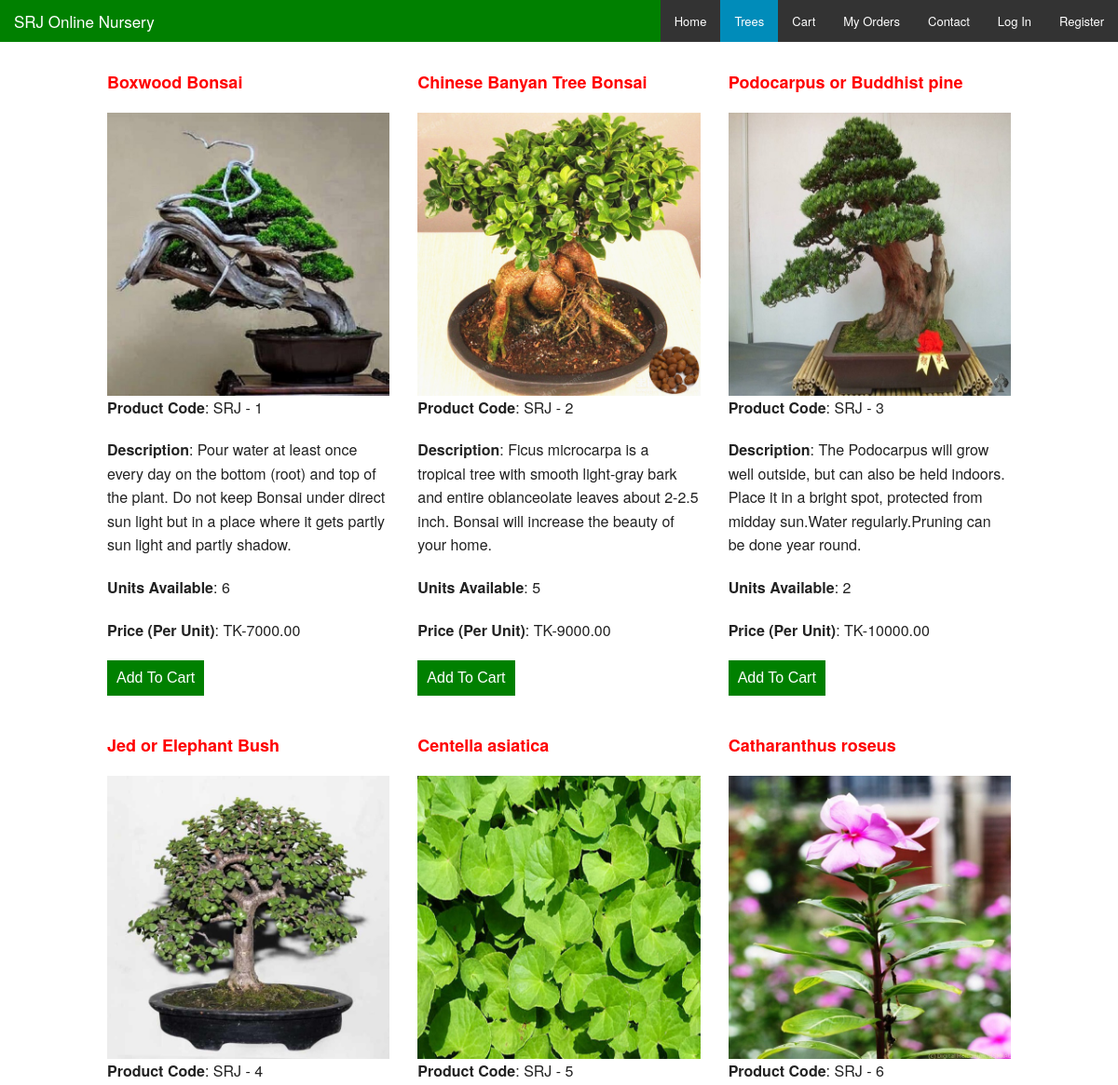
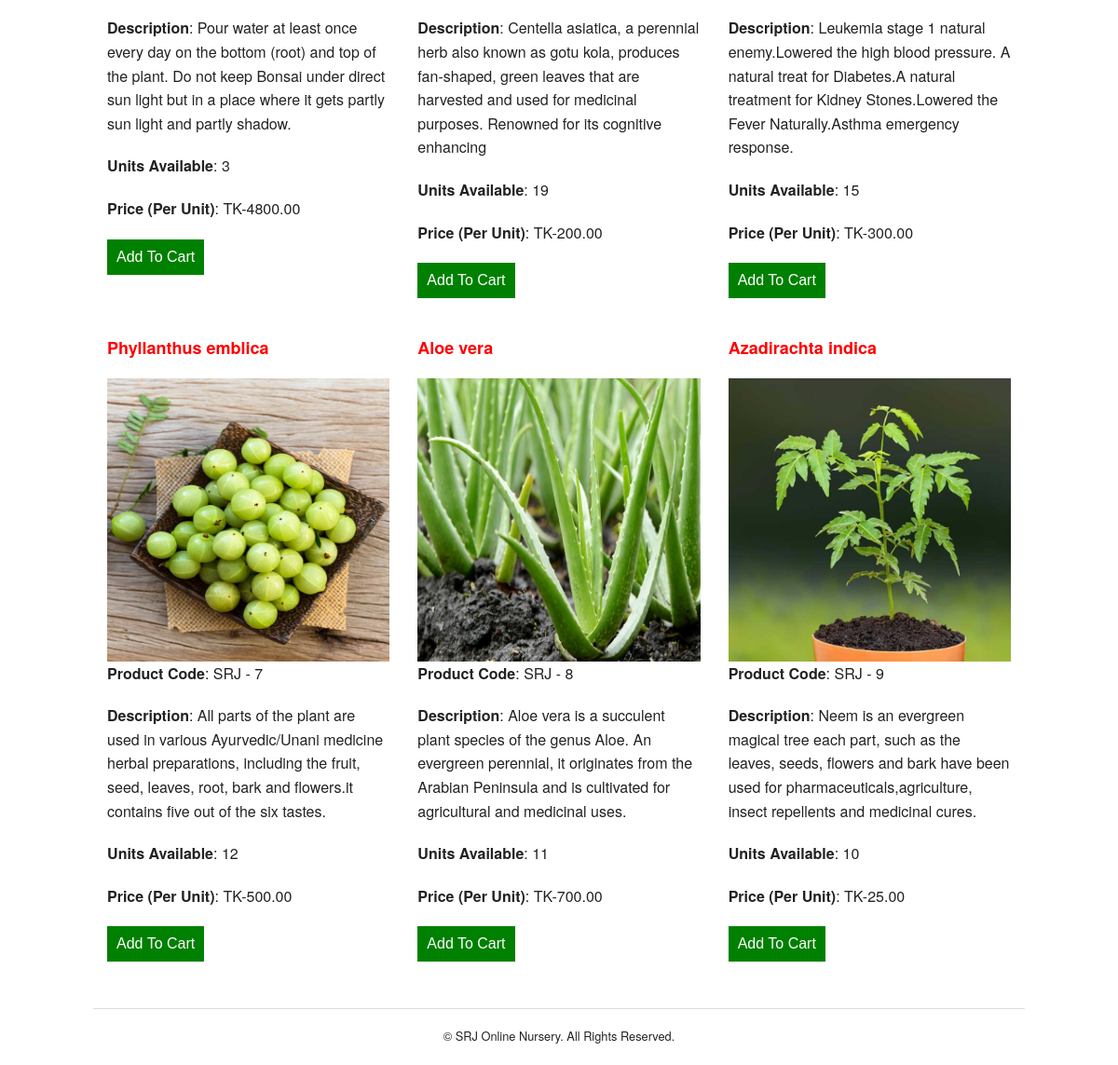
/products.php, run on the app's committed database (2 pictures, top to bottom).
### tables this page shows
CREATE TABLE `products` (
  `id` int(11) NOT NULL,
  `product_code` varchar(60) NOT NULL,
  `product_name` varchar(60) NOT NULL,
  `product_desc` mediumtext NOT NULL,
  `product_img_name` varchar(60) NOT NULL,
  `qty` int(5) NOT NULL,
  `price` decimal(10,2) NOT NULL
);

### config.php (called while the page is built, shortened)
<?php
$currency = 'TK-';
?>

### products.php (the view, shortened to what this page needs)
<?php
include 'config.php';
?>
<!doctype html>
<html class="no-js" lang="en">
  <head>
    <link rel="stylesheet" href="css/foundation.css" />
  </head>
  <body>
    <nav class="top-bar" data-topbar role="navigation"style="background: green;">
      <ul class="title-area">
        <li class="name">
          <h1><a href="index.php">SRJ Online Nursery</a></h1>
        </li>
      </ul>
      <section class="top-bar-section">
        <ul class="right">
          <li><a href="index.php">Home</a></li>
          <li class='active'><a href="products.php">Trees</a></li>
          <li><a href="cart.php">Cart</a></li>
          <li><a href="orders.php">My Orders</a></li>
          <li><a href="contact.php">Contact</a></li>
          <?php
          if(isset($_SESSION['username'])){
            echo '<li><a href="account.php">My Account</a></li>';
            echo '<li><a href="logout.php">Log Out</a></li>';
          }
          else{
            echo '<li><a href="login.php">Log In</a></li>';
            echo '<li><a href="register.php">Register</a></li>';
          }
          ?>
        </ul>
      </section>
    </nav>
    <div class="row" style="margin-top:10px;">
      <div class="small-12">
        <?php
          $result = $mysqli->query('SELECT * FROM products');
          if($result){
            while($obj = $result->fetch_object()) {
              echo '<div class="large-4 columns">';
              echo '<p><h5><b><font color="red">'.$obj->product_name.'</font></b></h5></p>';
              echo '<img src="images/products/'.$obj->product_img_name.'"/>';
              echo '<p><strong>Product Code</strong>: '.$obj->product_code.'</p>';
              echo '<p><strong>Description</strong>: '.$obj->product_desc.'</p>';
              echo '<p><strong>Units Available</strong>: '.$obj->qty.'</p>';
              echo '<p><strong>Price (Per Unit)</strong>: '.$currency.$obj->price.'</p>';
              if($obj->qty > 0){
                echo '<p><a href="update-cart.php?action=add&id='.$obj->id.'"><input type="submit" value="Add To Cart" style="clear:both; background: Green; border: none; color: #fff; font-size: 1em; padding: 10px;" /></a></p>';
              }
              else {
                echo 'Out Of Stock!';
              }
              echo '</div>';
            }
          }
          echo '</div>';
          echo '</div>';
          ?>
        <div class="row" style="margin-top:10px;">
          <div class="small-12">
		  <hr>
        <footer style="margin-top:10px;">
           <p style="text-align:center; font-size:0.8em;clear:both;">&copy; SRJ Online Nursery. All Rights Reserved.</p>
        </footer>
      </div>
    </div>
  </body>
</html>

### data on the page
products: product_name "Boxwood Bonsai", product_img_name (picture), product_code "SRJ - 1", product_desc "Pour water at least once every day on the bottom (root) and top of the plant. Do not keep Bonsai under direct sun light but in a place where it gets partly sun light and partly shadow.", qty "6", price "7000.00"
products: product_name "Chinese Banyan Tree Bonsai", product_img_name (picture), product_code "SRJ - 2", product_desc "Ficus microcarpa is a tropical tree with smooth light-gray bark and entire oblanceolate leaves about 2-2.5 inch. Bonsai will increase the beauty of your home.", qty "5", price "9000.00"
products: product_name "Podocarpus or Buddhist pine", product_img_name (picture), product_code "SRJ - 3", product_desc "The Podocarpus will grow well outside, but can also be held indoors. Place it in a bright spot, protected from midday sun.Water regularly.Pruning can be done year round.", qty "2", price "10000.00"
products: product_name "Jed or Elephant Bush", product_img_name (picture), product_code "SRJ - 4", product_desc "Pour water at least once every day on the bottom (root) and top of the plant. Do not keep Bonsai under direct sun light but in a place where it gets partly sun light and partly shadow.", qty "3", price "4800.00"
products: product_name "Centella asiatica", product_img_name (picture), product_code "SRJ - 5", product_desc "Centella asiatica, a perennial herb also known as gotu kola, produces fan-shaped, green leaves that are harvested and used for medicinal purposes. Renowned for its cognitive enhancing", qty "19", price "200.00"
products: product_name "Catharanthus roseus", product_img_name (picture), product_code "SRJ - 6", product_desc "Leukemia stage 1 natural enemy.Lowered the high blood pressure. A natural treat for Diabetes.A natural treatment for Kidney Stones.Lowered the Fever Naturally.Asthma emergency response.", qty "15", price "300.00"
products: product_name "Phyllanthus emblica", product_img_name (picture), product_code "SRJ - 7", product_desc "All parts of the plant are used in various Ayurvedic/Unani medicine herbal preparations, including the fruit, seed, leaves, root, bark and flowers.it contains five out of the six tastes.", qty "12", price "500.00"
products: product_name "Aloe vera", product_img_name (picture), product_code "SRJ - 8", product_desc "Aloe vera is a succulent plant species of the genus Aloe. An evergreen perennial, it originates from the Arabian Peninsula and is cultivated for agricultural and medicinal uses.", qty "11", price "700.00"
products: product_name "Azadirachta indica", product_img_name (picture), product_code "SRJ - 9", product_desc "Neem is an evergreen magical tree each part, such as the leaves, seeds, flowers and bark have been used for pharmaceuticals,agriculture, insect repellents and medicinal cures.", qty "10", price "25.00"
